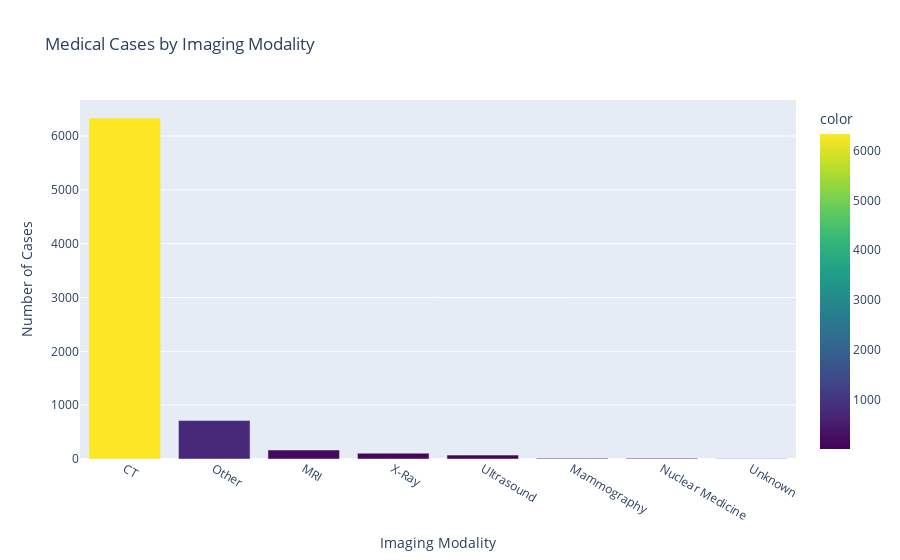

Notebook cell for this chart:
### Markdown cell above
## 4. Medical Imaging Modality Analysis

### Code cell
# Extract imaging modalities
def extract_imaging_modality(text):
    if pd.isna(text):
        return 'Unknown'
    
    text = str(text).lower()
    
    modalities = {
        'CT': ['ct', 'computed tomography'],
        'MRI': ['mri', 'magnetic resonance'],
        'X-Ray': ['x-ray', 'xray', 'radiograph'],
        'Ultrasound': ['ultrasound', 'sonography', 'doppler'],
        'Nuclear Medicine': ['pet', 'spect', 'scintigraphy', 'nuclear'],
        'Mammography': ['mammography', 'mammogram']
    }
    
    for modality, keywords in modalities.items():
        if any(keyword in text for keyword in keywords):
            return modality
    
    return 'Other'

df['imaging_modality'] = df['Case Title'].apply(extract_imaging_modality)

# Count by imaging modality
modality_counts = df['imaging_modality'].value_counts()
print("📸 Cases by Imaging Modality:")
print(modality_counts)

# Create interactive bar chart
fig = px.bar(x=modality_counts.index, y=modality_counts.values,
             title='Medical Cases by Imaging Modality',
             labels={'x': 'Imaging Modality', 'y': 'Number of Cases'},
             color=modality_counts.values,
             color_continuous_scale='viridis')
fig.show()

### Figure 1 — Plotly figure (JSON) as saved in the notebook; plotly's stock layout.template omitted (floating-point values rounded to 4 significant figures)
{"data": [{"hovertemplate": "Imaging Modality=%{x}<br>Number of Cases=%{y}<br>color=%{marker.color}<extra></extra>", "legendgroup": "", "marker": {"color": [6336, 714, 167, 108, 72, 15, 14, 6], "coloraxis": "coloraxis", "pattern": {"shape": ""}}, "name": "", "orientation": "v", "showlegend": false, "textposition": "auto", "type": "bar", "x": ["CT", "Other", "MRI", "X-Ray", "Ultrasound", "Mammography", "Nuclear Medicine", "Unknown"], "xaxis": "x", "y": [6336, 714, 167, 108, 72, 15, 14, 6], "yaxis": "y"}], "layout": {"barmode": "relative", "coloraxis": {"colorbar": {"title": {"text": "color"}}, "colorscale": [[0, "#440154"], [0.1111, "#482878"], [0.2222, "#3e4989"], [0.3333, "#31688e"], [0.4444, "#26828e"], [0.5556, "#1f9e89"], [0.6667, "#35b779"], [0.7778, "#6ece58"], [0.8889, "#b5de2b"], [1, "#fde725"]]}, "legend": {"tracegroupgap": 0}, "title": {"text": "Medical Cases by Imaging Modality"}, "xaxis": {"anchor": "y", "domain": [0, 1], "title": {"text": "Imaging Modality"}}, "yaxis": {"anchor": "x", "domain": [0, 1], "title": {"text": "Number of Cases"}}}}
